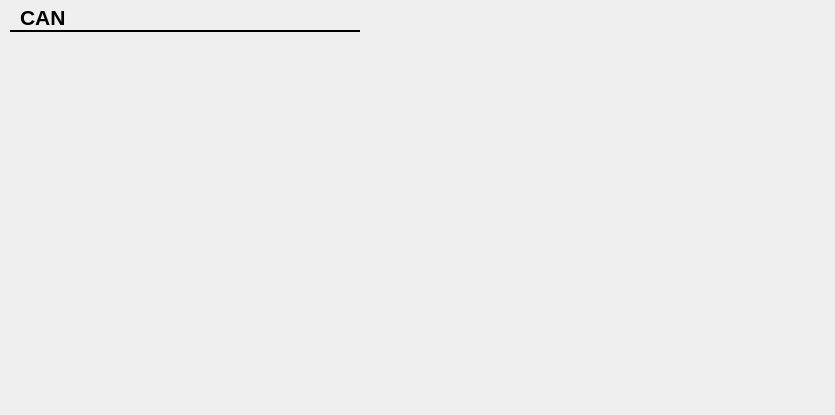
<?xml version="1.0" encoding="UTF-8"?>
<ui version="4.0">
 <class>CCanCfgForm</class>
 <widget class="QWidget" name="CCanCfgForm">
  <property name="geometry">
   <rect>
    <x>0</x>
    <y>0</y>
    <width>835</width>
    <height>415</height>
   </rect>
  </property>
  <property name="windowTitle">
   <string>Form</string>
  </property>
  <widget class="QLabel" name="label_13">
   <property name="geometry">
    <rect>
     <x>20</x>
     <y>5</y>
     <width>220</width>
     <height>25</height>
    </rect>
   </property>
   <property name="font">
    <font>
     <pointsize>16</pointsize>
     <weight>75</weight>
     <bold>true</bold>
     <underline>false</underline>
    </font>
   </property>
   <property name="text">
    <string>CAN</string>
   </property>
   <property name="textFormat">
    <enum>Qt::AutoText</enum>
   </property>
  </widget>
  <widget class="Line" name="line">
   <property name="geometry">
    <rect>
     <x>10</x>
     <y>30</y>
     <width>350</width>
     <height>3</height>
    </rect>
   </property>
   <property name="frameShadow">
    <enum>QFrame::Plain</enum>
   </property>
   <property name="lineWidth">
    <number>2</number>
   </property>
   <property name="orientation">
    <enum>Qt::Horizontal</enum>
   </property>
  </widget>
 </widget>
 <resources/>
 <connections/>
</ui>
